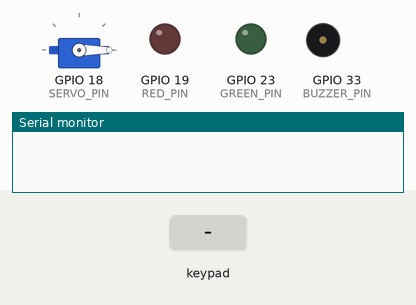
Simulated run of this sketch. Board: ESP32. On the bench: servo, output pins drawn as LEDs (lit = HIGH), buzzer (waves = sounding), the last lines printed to the serial monitor. The inputs (shaded band) are chosen by the test bench.

Above: at 1.2 s.
1.3 s: keypad keys 1 2 3 4 pressed 0.4 s apart
At 1.53 s:
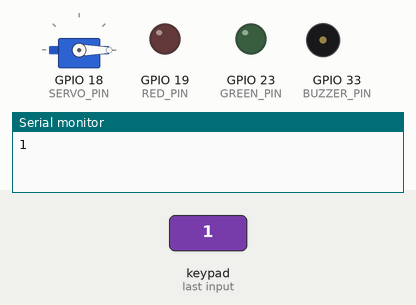
4.4 s: key '#' pressed
At 4.9 s:
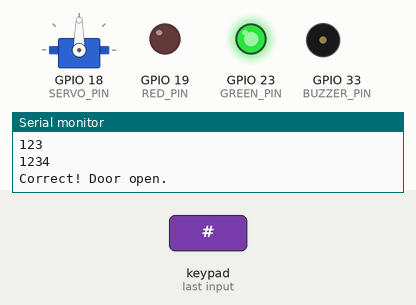
7.4 s: keypad keys 1 3 1 4 2 7 2 6 # pressed 0.4 s apart
At 11.3 s:
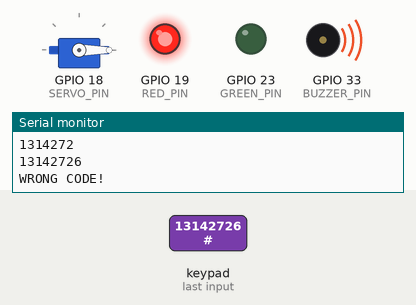
12.5 s: keypad keys 1 2 3 4 # pressed 0.4 s apart
At 15.0 s:
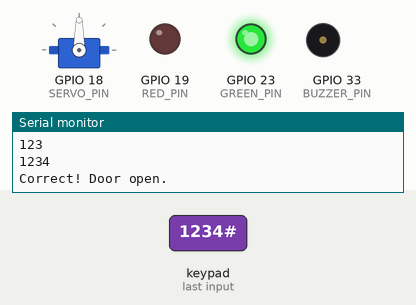
16.0 s: key 'A' pressed
19.0 s: key 'B' pressed
Timing chart, 0 to 21.8 s (numbered marks = the images above; inputs shaded):
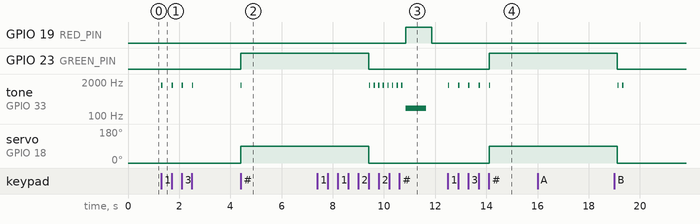

Measured:
- after the input at 1.3 s, tone on GPIO 33 (BUZZER_PIN): alternates 1500 Hz for 0.05 s and silent for 0.35 s, 8 changes in all, then stays silent, starting at once
- after the input at 4.4 s, GPIO 23 (GREEN_PIN): LOW → HIGH at once; tone on GPIO 33 (BUZZER_PIN): silent → 1500 Hz at once, → silent 0.05 s later; servo on GPIO 18 (SERVO_PIN): 0° → 90° at once
- after the input at 7.4 s, GPIO 19 (RED_PIN): LOW → HIGH after 3.5 s, → LOW 1.0 s later; tone on GPIO 33 (BUZZER_PIN): plays 1500 Hz for 0.05 s, 1500 Hz for 0.05 s, 1500 Hz for 0.05 s, 1500 Hz for 0.05 s, 1500 Hz for 0.05 s, 1500 Hz for 0.05 s … (9 notes in this stretch), starting after 2.0 s
- after the input at 12.5 s, GPIO 23 (GREEN_PIN): LOW → HIGH after 1.6 s; tone on GPIO 33 (BUZZER_PIN): alternates 1500 Hz for 0.05 s and silent for 0.35 s, 10 changes in all, then stays silent, starting at once; servo on GPIO 18 (SERVO_PIN): 0° → 90° after 1.6 s
- after the input at 16.0 s, every drawn part: stays the same

The sketch:

L16_Lock.ino
```cpp
// Lesson 16: Secret code lock
// Type the code then #. Press * to start again.

#include <Keypad.h>
#include <ESP32Servo.h>

char keys[4][4] = {
  {'1', '2', '3', 'A'},
  {'4', '5', '6', 'B'},
  {'7', '8', '9', 'C'},
  {'*', '0', '#', 'D'}
};
byte rowPins[4] = {13, 14, 27, 26};
byte colPins[4] = {25, 4, 16, 17};
Keypad keypad = Keypad(makeKeymap(keys), rowPins, colPins, 4, 4);
const int BUZZER_PIN = 33;
const int RED_PIN = 19;
const int GREEN_PIN = 23;
const int SERVO_PIN = 18;

Servo lock;
String secret = "1234";
String typed = "";

void openLock() {
  Serial.println("Correct! Door open.");
  digitalWrite(GREEN_PIN, HIGH);
  lock.write(90);
  delay(5000);
  lock.write(0);
  digitalWrite(GREEN_PIN, LOW);
}

void wrongCode() {
  Serial.println("WRONG CODE!");
  digitalWrite(RED_PIN, HIGH);
  tone(BUZZER_PIN, 200, 800);
  delay(1000);
  digitalWrite(RED_PIN, LOW);
}

void setup() {
  Serial.begin(115200);
  pinMode(RED_PIN, OUTPUT);
  pinMode(GREEN_PIN, OUTPUT);
  lock.attach(SERVO_PIN, 500, 2400);
  lock.write(0);
}

void loop() {
  char key = keypad.getKey();
  if (!key) {
    return;                         // no key pressed: try again
  }
  tone(BUZZER_PIN, 1500, 50);
  if (key == '*') {
    typed = "";
    Serial.println("Cleared");
  } else if (key == '#') {
    if (typed == secret) {
      openLock();
    } else {
      wrongCode();
    }
    typed = "";
  } else {
    typed = typed + key;
    Serial.println(typed);
  }
}
```
